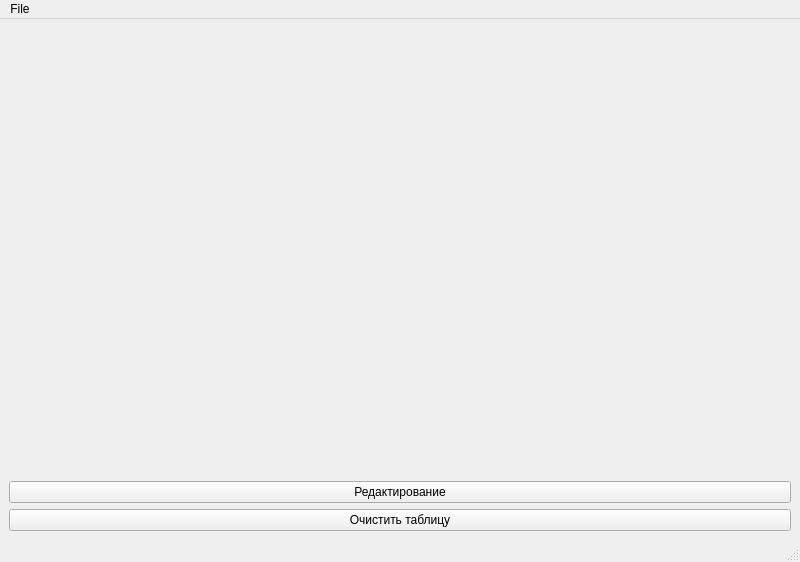
<?xml version="1.0" encoding="UTF-8"?>
<ui version="4.0">
 <class>SmirnovMain</class>
 <widget class="QMainWindow" name="SmirnovMain">
  <property name="geometry">
   <rect>
    <x>0</x>
    <y>0</y>
    <width>800</width>
    <height>562</height>
   </rect>
  </property>
  <property name="windowTitle">
   <string>SmirnovMain</string>
  </property>
  <widget class="QWidget" name="centralwidget">
   <layout class="QVBoxLayout" name="verticalLayout">
    <item>
     <widget class="MyWidget3" name="widget" native="true">
      <property name="sizePolicy">
       <sizepolicy hsizetype="Minimum" vsizetype="Fixed">
        <horstretch>0</horstretch>
        <verstretch>0</verstretch>
       </sizepolicy>
      </property>
      <property name="minimumSize">
       <size>
        <width>0</width>
        <height>0</height>
       </size>
      </property>
      <property name="maximumSize">
       <size>
        <width>166666</width>
        <height>166666</height>
       </size>
      </property>
     </widget>
    </item>
    <item>
     <widget class="QPushButton" name="pushButton">
      <property name="text">
       <string>Редактирование</string>
      </property>
     </widget>
    </item>
    <item>
     <widget class="QPushButton" name="pushButton_2">
      <property name="text">
       <string>Очистить таблицу</string>
      </property>
     </widget>
    </item>
   </layout>
  </widget>
  <widget class="QMenuBar" name="menubar">
   <property name="geometry">
    <rect>
     <x>0</x>
     <y>0</y>
     <width>800</width>
     <height>23</height>
    </rect>
   </property>
   <widget class="QMenu" name="menuFile">
    <property name="title">
     <string>File</string>
    </property>
    <addaction name="actionOpen"/>
    <addaction name="actionSave"/>
    <addaction name="actionSave_As"/>
   </widget>
   <addaction name="menuFile"/>
  </widget>
  <widget class="QStatusBar" name="statusbar"/>
  <action name="actionOpen">
   <property name="text">
    <string>Open</string>
   </property>
  </action>
  <action name="actionSave">
   <property name="text">
    <string>Save</string>
   </property>
  </action>
  <action name="actionSave_As">
   <property name="text">
    <string>Save As</string>
   </property>
  </action>
 </widget>
 <customwidgets>
  <customwidget>
   <class>MyWidget3</class>
   <extends>QWidget</extends>
   <header>mywidget3.h</header>
   <container>1</container>
  </customwidget>
 </customwidgets>
 <resources/>
 <connections/>
</ui>
